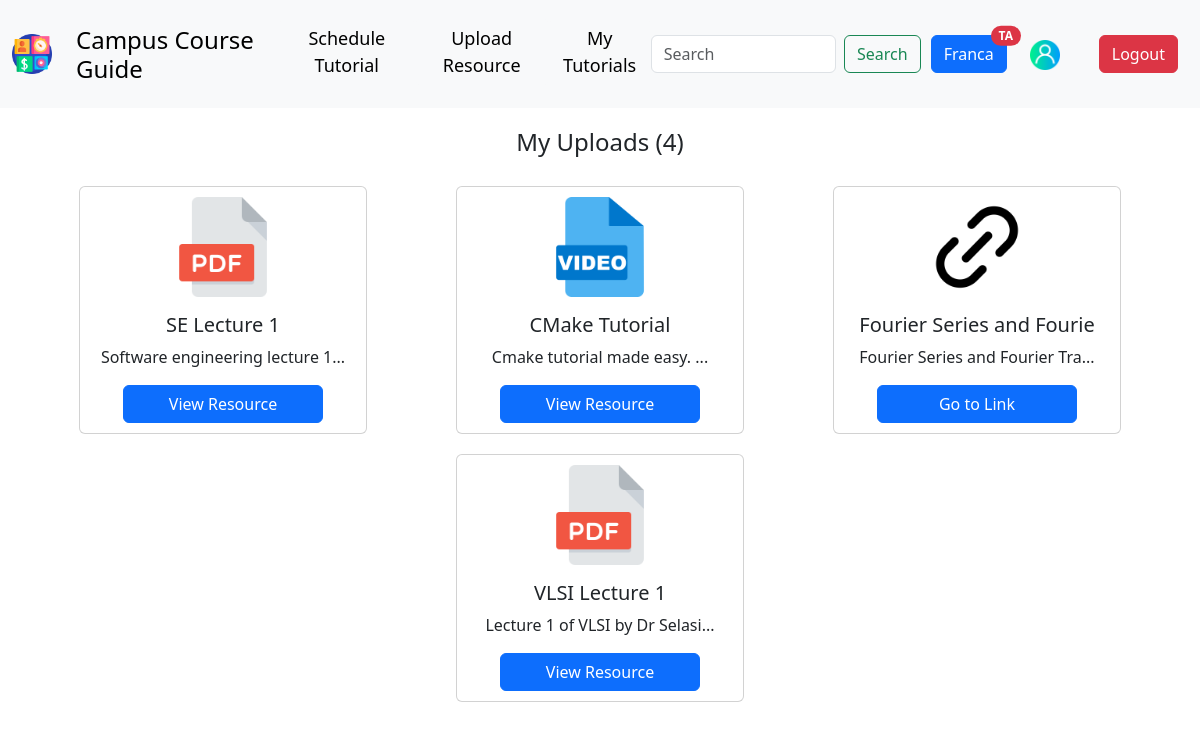
The page /ccg/dashboard/ (signed in) on the database its author committed.
### apps_users/models.py (models this page shows, shortened)
class CustomUser(AbstractUser):
    username = models.CharField(max_length=MAX_STR_LEN, null=True, blank=True, unique=False)
    email = models.EmailField(unique=True, null=True, blank=True)
    first_name = models.CharField(max_length=MAX_STR_LEN, null=True, blank=True)
    last_name = models.CharField(max_length=MAX_STR_LEN, null=True, blank=True)
    user_type = models.CharField(max_length=MAX_STR_LEN, choices=[(utype, utype) for utype in USER_TYPES], null=True, blank=True)
    programme = models.CharField(max_length=MAX_STR_LEN, choices=[(utype, utype) for utype in PROGRAMME], null=True, blank=True)
    year = models.CharField(max_length=MAX_STR_LEN, choices=[(year, year) for year in YEAR_TYPE], null=True, blank=True)
    college = models.CharField(max_length=MAX_STR_LEN, choices=[(college, college) for college in COLLEGE], null=True, blank=True)
    slug = models.SlugField(null=True, blank=True)
    EMAIL_FIELD = "email"
    USERNAME_FIELD = "email"
    REQUIRED_FIELDS = []
    objects = CustomUserManager()

### apps_resources/models.py (models this page shows, shortened)
class Resource(models.Model):
    user = models.ForeignKey(CustomUser, on_delete=models.CASCADE, null=True, blank=True)
    resource_name = models.CharField(max_length=MAX_STR_LEN, null=True, blank=True)
    resource_type = models.CharField(max_length=MIN_STR_LEN, null=True, blank=True)
    related_programmes = MultiSelectField(choices=[(prog, prog) for prog in PROGRAMME], max_length=200, max_choices=15, null=True, blank=True)
    resource_item = models.FileField(upload_to='uploads', null=True, blank=True)
    resource_link = models.URLField(null=True, blank=True, verbose_name='Resource link where applicable')
    description = models.CharField(max_length=MAX_STR_LEN, null=True, blank=True)
    slug = models.SlugField(null=True, blank=True)
    created = models.DateTimeField(auto_now=True)
    updated = models.DateTimeField(auto_now_add=True)
    class Meta:
        ordering = ["-updated"]
    @classmethod
    def get_all_resources(cls, user):
        out = []
        try:
            out = cls.objects.filter(user=user)
        except:
            pass
        return out

### apps_users/views.py (the view)
# urls.py: path('dashboard/', views.dashboard, name='dashboard'),
@never_cache
@login_required(login_url='users:user_login')
def dashboard(request):
    if not request.user.is_authenticated:
        return redirect('users:user_login')
    context = {}
    if request.user.user_type == "Teaching Assistant":
        uploaded_resources = Resource.get_all_resources(user=request.user)
        context.update({'all_uploads': uploaded_resources})
    else:
        recommended = Resource.get_recommended(request.user)
        context.update({'recommended': recommended})
    user = CustomUser.objects.get(slug=request.user.slug)
    edit_profile_form = EditProfileForm(instance=user)
    tutorial_form = TutorialForm()
    resource_form = ResourceForm()
    if request.method == "POST":
        if 'edit_profile' in request.POST:
            edit_profile_form = EditProfileForm(instance=user)
            user = EditProfileForm(data=request.POST, instance=user)
            if user.is_valid():
                user.save()
                messages.success(request, 'Profile updated successfully')
                return HttpResponseRedirect(reverse('users:dashboard'))
        elif 'resource_form' in request.POST:
            resource_form = ResourceForm(request.POST, request.FILES)
            if resource_form.is_valid():
                if request.FILES:
                    resource_obj = str(resource_form['resource_item'].data).split('.')
                    item = request.FILES['resource_item']
                else:
                    resource_obj = ["link", "link"]
                    item = None
                Resource.objects.create(
                    user=request.user,
                    resource_name=request.POST['resource_name'],
                    resource_type=resource_obj[-1],
                    related_programmes=request.POST['related_programmes'],
                    description=request.POST['description'],
                    resource_item=item,
                    resource_link=request.POST["resource_link"],
                )
                messages.success(request, 'Resource uploaded successfully')
                return HttpResponseRedirect(reverse('users:dashboard'))
            else:
                messages.error(request, f'{resource_form.errors.as_text()}')
        elif 'schedule_tutorial' in request.POST:
            tutorial_form = TutorialForm(request.POST)
            if tutorial_form.is_valid():
                tutorial = tutorial_form.save(commit=False)
                tutorial.user = user
                tutorial.save()
                messages.success(request, 'Tutorial successfully scheduled')
                return HttpResponseRedirect(reverse('resource:tutorials'))
            else:
                messages.error(request, f'{tutorial_form.errors.as_text()}')
        elif 'query' in request.POST:
            query = request.POST['search_item']
            return HttpResponseRedirect(reverse('resource:search_results', args=[query]))
    else:
        edit_profile_form = EditProfileForm(instance=user)
        resource_form = ResourceForm()
        tutorial_form = TutorialForm(request.POST)
    context.update({'user_profile': edit_profile_form, 'resource_form': resource_form, 'tutorial_form': tutorial_form})
    return render(request, 'users/dashboard.html', context)

### helper/forms.py
class EditProfileForm(forms.ModelForm):
    class Meta:
        model = CustomUser
        fields = ["first_name", "last_name", "email", "programme", "year"]

class ResourceForm(forms.ModelForm):
    class Meta:
        model = Resource
        fields = "__all__"
        exclude = ["user", "slug", "resource_type",]

### templates/users/dashboard.html (shortened to what this page needs)
{% extends 'base.html' %}
{% load static %}
{% block content %}
<div style="
    display: flex;
    flex-direction: column;
    justify-content: center;
    align-items: center;
    margin-top: 20px;
    margin-bottom: 20px;
    ">
    {% if request.user.user_type == "Student" %}
    <h4>Recommended Resources for {{ request.user.programme }} ({{ request.user.year }})</h4>
    <div
    style="display: flex; flex-direction: row; justify-content: space-evenly; align-items: center; flex-wrap: wrap;">
    {% for rec in recommended %}
    <div class="card" style="width: 18rem; margin: 10px; display: flex; justify-self: center; align-items: center;">
        {% if rec.resource_type == "pdf" %}
        <img src="{% static 'pdf.png' %}" style="margin-top: 10px;" width="100" height="100" card-img-top alt="...">
        {% elif rec.resource_type == "mp4" %}
        <img src="{% static 'video_1.png' %}" style="margin-top: 10px;" width="100" height="100" card-img-top alt="...">
        {% else %}
        <img src="{% static 'link.png' %}" style="margin-top: 10px;" width="100" height="100" card-img-top alt="...">
        {% endif %}
        <div class="card-body">
            <h5 class="card-title"
                style="text-align: center; display: flex; justify-content: center; align-items: center;">{{upload.resource_name|slice:25 }}
            </h5>
            <p class="card-text">{{ rec.description|slice:30 }}...</p>
        </div>
        <div style="display: flex; justify-content: center; align-items: center; padding-bottom: 10px;">
            {% if rec.resource_type != "link" %}
            <a href="{{ rec.resource_item.url }}" style="width: 200px; align-items: center;" class="btn btn-primary">View Resource</a>
            {% else %}
            <a href="{{ rec.resource_link }}" style="width: 200px; align-items: center;" class="btn btn-primary">Go to Link</a>
            {% endif %}
        </div>
    </div>
    {% empty %}
    <p>❗No recommended resources as of now</p>
    {% endfor %}
</div>
    {% else %}
    <h4 style="margin-bottom: 20px;">My Uploads ({{all_uploads.count}})</h4>
    <div
        style="display: flex; flex-direction: row; justify-content: space-evenly; align-items: center; flex-wrap: wrap;">
        {% for upload in all_uploads %}
        <div class="card" style="width: 18rem; margin: 10px; display: flex; justify-self: center; align-items: center;">
            {% if upload.resource_type == "pdf" %}
            <img src="{% static 'pdf.png' %}" style="margin-top: 10px;" width="100" height="100" card-img-top alt="...">
            {% elif upload.resource_type == "mp4" %}
            <img src="{% static 'video_1.png' %}" style="margin-top: 10px;" width="100" height="100" card-img-top alt="...">
            {% else %}
            <img src="{% static 'link.png' %}" style="margin-top: 10px;" width="100" height="100" card-img-top alt="...">
            {% endif %}
            <div class="card-body">
                <h5 class="card-title"
                    style="text-align: center; display: flex; justify-content: center; align-items: center;">{{upload.resource_name|slice:25 }}
                </h5>
                <p class="card-text">{{ upload.description|slice:30 }}...</p>
            </div>
            <div style="display: flex; justify-content: center; align-items: center; padding-bottom: 10px;">
                {% if upload.resource_type != "link" %}
                <a href="{{ upload.resource_item.url }}" style="width: 200px; align-items: center;" class="btn btn-primary">View Resource</a>
                {% else %}
                <a href="{{ upload.resource_link }}" style="width: 200px; align-items: center;" class="btn btn-primary">Go to Link</a>
                {% endif %}
            </div>
        </div>
        {% empty %}
        <p>❗No uploaded resources❗</p>
        {% endfor %}
    </div>
    {% endif %}
</div>
{% endblock content %}

### templates/base.html (shortened to what this page needs)
<!DOCTYPE html>
<html lang="en">
{% load static %}
{%load crispy_forms_tags %}
<head>
    <link href="https://cdn.jsdelivr.net/npm/bootstrap@5.3.3/dist/css/bootstrap.min.css" rel="stylesheet"
>
</head>
<body>
    <nav class="navbar navbar-expand-lg bg-body-tertiary">
        <div class="container-fluid">
            <a class="navbar-brand" href="#">
                <img src="{% static 'logo.png' %}" width="40" height="40" />
            </a>
            <div class="collapse navbar-collapse" id="navbarSupportedContent">
                <ul class="navbar-nav me-auto mb-2 mb-lg-0" style="font-size: larger; margin-top: 10px;">
                    {% if request.user.is_authenticated %}
                    {% if request.user.user_type == "Teaching Assistant" %}
                    <li class="nav-item">
                        <a class="nav-link active" aria-current="page" href="{% url 'users:dashboard' %}">
                            <h4>Campus Course Guide</h4>
                        </a>
                    </li>
                    <li class="nav-item">
                        <button class="btn btn-light" type="button" data-bs-toggle="offcanvas" data-bs-target="#scheduleTutorial"
                        aria-controls="offcanvasExample"  style="font-size: large;">
                        Schedule Tutorial
                    </button>
                    </li>
                    <li class="nav-item">
                        <button type="button" class="btn btn-light" data-bs-toggle="modal"
                            data-bs-target="#resourceUpload" style="font-size: large;">
                                Upload Resource
                        </button>
                    </li>
                    <li class="nav-item">
                        <a href="{% url 'resource:tutorials' %}">
                            <button type="button" class="btn btn-light" data-bs-toggle="modal"
                            data-bs-target="#resourceUpload" style="font-size: large;">
                              My Tutorials
                        </button>
                        </a>
                    </li>
                    {% endif %}
                    {% else %}
                    <li class="nav-item">
                        <a class="nav-link active" aria-current="page" href="#">
                            <h5>Campus Course Guide</h5>
                        </a>
                    </li>
                    {% endif %}
                </ul>
                {% if request.user.is_authenticated %}
                <form class="d-flex" method="POST" action="{% url 'users:dashboard' %}">
                    <input class="form-control me-2" type="search" name="search_item" placeholder="Search" aria-label="Search">
                    <button class="btn btn-outline-success" name="query" type="submit">Search</button>
                </form>
                {% endif %}
                <ul class="navbar-nav">
                    {% if request.user.is_authenticated %}
                    <li class="nav-item">
                        <button type="button" class="btn btn-primary position-relative" style="margin: 10px;">
                            {{ request.user.first_name|capfirst }}
                            <span
                                class="position-absolute top-0 start-100 translate-middle badge rounded-pill bg-danger">
                                {% if request.user.user_type == "Teaching Assistant" %}
                                TA
                                {% else %}
                                STD
                                {% endif %}
                            </span>
                        </button>
                    </li>
                    <li class="nav-item">
                        <button type="button" class="btn btn-light" data-bs-toggle="modal" data-bs-target="#profile"
                            style="margin-top: 7px">
                            <a class="navbar-brand" href="#">
                                <img src="{% static 'user_profile.png' %}" width="30" height="30" />
                            </a>
                        </button>
                    </li>
                    <li class="nav-item">
                        <button type="button" class="btn btn-danger" data-bs-toggle="modal" data-bs-target="#logout"
                            style="margin:10px">
                            Logout
                        </button>
                    </li>
                    {% endif %}
                </ul>
            </div>
        </div>
    </nav>
    {% block content %}
    {% endblock content %}
</body>
</html>

### rows shown on the page
CustomUser: user.first_name "Franca"
Resource: resource_name "SE Lecture 1", description "Software engineering lecture 1"
Resource: resource_name "CMake Tutorial", description "Cmake tutorial made easy."
Resource: resource_name "Fourier Series and Fourie", description "Fourier Series and Fourier Tra"
Resource: resource_name "VLSI Lecture 1", description "Lecture 1 of VLSI by Dr Selasi"

### other values the page prints
{{ all_uploads.count }} "4"
